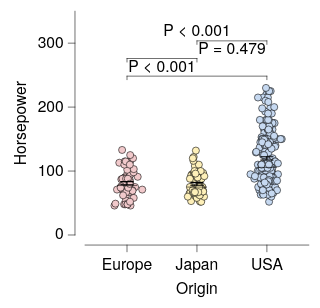

Describe this chart as a Vega-Lite specification.
### Vega-Lite specification from a JSON file in a GitHub repository (floating-point values rounded to 4 significant figures; data arrays with more than 128 entries replaced by an {"elided": "..."} marker saying what was removed)
{"background": null, "config": {"arc": {"fill": "#DBDBDB", "fillOpacity": 1.0, "innerRadius": 25.0, "padAngle": 0.03, "stroke": "black", "strokeOpacity": 1, "strokeWidth": 0.25}, "area": {"fill": "#DBDBDB", "fillOpacity": 1.0, "stroke": "black", "strokeOpacity": 1, "strokeWidth": 0.25}, "axis": {"domain": true, "domainCap": "round", "domainColor": "black", "domainWidth": 0.25, "grid": false, "gridCap": "round", "gridColor": "#F1F1F1", "gridDash": [0, 0], "gridOpacity": 1.0, "gridWidth": 0.25, "labelColor": "black", "labelFont": "HelveticaNeue", "labelFontSize": 7, "labelFontStyle": "normal", "labelFontWeight": 400, "offset": 4.5, "ticks": true, "tickCap": "round", "tickColor": "black", "tickRound": false, "tickSize": 3, "tickWidth": 0.25, "titleColor": "black", "titleFont": "HelveticaNeue", "titleFontSize": 7, "titleFontStyle": "normal", "titleFontWeight": 400}, "axisX": {"domain": true, "labelAlign": "center", "labelAngle": 0, "labels": true, "ticks": true, "translate": 0}, "axisY": {"domain": true, "labelAlign": "right", "labelAngle": 0, "labels": true, "ticks": true, "translate": 0}, "axisRight": {"domain": true, "labelAlign": "left", "labelAngle": 0, "labels": true, "ticks": true, "translate": 0}, "axisTop": {"domain": true, "labelAlign": "center", "labelAngle": 0, "labels": true, "ticks": true, "translate": 0}, "axisBand": {"tickOffset": 0}, "bar": {"fill": "#DBDBDB", "fillOpacity": 1.0, "stroke": "black", "strokeOpacity": 1, "strokeWidth": 0.25}, "boxplot": {"size": 9.0, "ticks": {"cornerRadius": 0.25, "fill": "black", "size": 4.5, "thickness": 0.25}, "box": {"fillOpacity": 1.0, "stroke": "black", "strokeOpacity": 1, "strokeWidth": 0.25}, "median": {"fill": "black", "fillOpacity": 1.0, "size": 9.0, "thickness": 0.25}, "rule": {"fill": "black", "fillOpacity": 1.0, "size": 10.0, "stroke": "black", "strokeDash": [0, 0], "strokeOpacity": 1, "strokeWidth": 0.25}, "outliers": {"color": "black", "fill": "black", "fillOpacity": 1.0, "size": 0, "stroke": "black", "strokeOpacity": 1, "strokeWidth": 0.25}}, "circle": {"fill": "black", "fillOpacity": 1.0, "size": 0.5, "stroke": null, "strokeOpacity": 1, "strokeWidth": 0.25}, "errorband": {"band": {"fillOpacity": 0.6, "stroke": null, "strokeWidth": 0.25, "strokeOpacity": 1}, "borders": {"opacity": 0, "strokeOpacity": 0.25, "strokeWidth": 1}}, "errorbar": {"opacity": 1, "rule": {"strokeDash": [0, 0], "strokeWidth": 0.5}, "ticks": {"color": "black", "cornerRadius": 0.25, "opacity": 1, "size": 6.0, "thickness": 0.5}, "thickness": 0.5}, "font": "HelveticaNeue", "geoshape": {"fill": "#DBDBDB", "fillOpacity": 1.0, "stroke": "black", "strokeOpacity": 1, "strokeWidth": 0.25}, "header": {"labelColor": "black", "labelFont": "HelveticaNeue", "labelFontSize": 7, "labelFontStyle": "normal", "labelFontWeight": 400, "titleColor": "black", "titleFont": "HelveticaNeue", "titleFontSize": 7, "titleFontStyle": "normal", "titleFontWeight": 400, "titlePadding": 0}, "legend": {"disable": false, "offset": 4.5, "gradientLength": 50.0, "gradientThickness": 5.0, "gradientOpacity": 1.0, "gradientStrokeColor": "black", "gradientStrokeWidth": 0.25, "labelColor": "black", "labelFont": "HelveticaNeue", "labelFontSize": 7, "labelFontStyle": "normal", "labelFontWeight": 400, "strokeColor": "black", "strokeWidth": 0, "symbolSize": 42, "symbolStrokeColor": "black", "symbolStrokeWidth": 0.25, "titleColor": "black", "titleFont": "HelveticaNeue", "titleFontSize": 7, "titleFontStyle": "normal", "titleFontWeight": 400}, "line": {"color": "black", "stroke": "black", "strokeCap": "round", "strokeDash": [0, 0], "strokeOpacity": 1, "strokeWidth": 0.375}, "point": {"filled": true, "fill": "#DBDBDB", "fillOpacity": 1.0, "size": 5.0, "stroke": "black", "strokeOpacity": 1, "strokeWidth": 0.25}, "range": {"category": ["#C6D9F1", "#F1C9CB", "#FEF0B9", "#CEE37A", "#7AA8E0", "#E589A3", "#FDDD5D", "#68B961", "#4177B1", "#C35082", "#E5C227", "#438156"], "diverging": {"scheme": ["#C35082", "#CE6D94", "#D989A7", "#E2A4BA", "#EABFCE", "#F1DBE2", "#F6F6F6", "#D7E0EB", "#B9CBE0", "#9BB6D5", "#7DA1C9", "#5F8CBD", "#4177B1"]}, "heatmap": {"scheme": ["#DFE9F7", "#C6D9F1", "#ADC8EC", "#94B8E6", "#7AA8E0", "#6097DA", "#4D87CA", "#4177B1", "#386898", "#2F597F", "#264A69", "#1D3A58"]}, "ordinal": {"scheme": ["#F1F1F1", "#DBDBDB", "#C6C6C6", "#B2B2B2", "#9D9D9D", "#898989", "#767676", "#636363", "#515151", "#404040", "#2F2F2F", "#1F1F1F"]}, "ramp": {"scheme": ["#DFE9F7", "#C6D9F1", "#ADC8EC", "#94B8E6", "#7AA8E0", "#6097DA", "#4D87CA", "#4177B1", "#386898", "#2F597F", "#264A69", "#1D3A58"]}}, "rule": {"color": "black", "stroke": "black", "strokeCap": "round", "strokeDash": [2, 2], "strokeOpacity": 1, "strokeWidth": 0.25}, "scale": {"bandPaddingInner": 0.1, "bandPaddingOuter": 0.1, "round": false}, "rect": {"fill": "#DBDBDB", "fillOpacity": 1.0, "stroke": "black", "strokeOpacity": 1, "strokeWidth": 0.25}, "square": {"fill": "#DBDBDB", "fillOpacity": 1.0, "size": 10.0, "stroke": "black", "strokeOpacity": 1, "strokeWidth": 0.25}, "text": {"color": "black", "font": "HelveticaNeue", "fontSize": 7, "fontStyle": "normal", "fontWeight": 400}, "title": {"anchor": "middle", "frame": "group", "color": "black", "font": "HelveticaNeue", "fontSize": 7, "fontStyle": "normal", "fontWeight": 400, "subtitleColor": "black", "subtitleFont": "HelveticaNeue", "subtitleFontSize": "HelveticaNeue", "subtitleFontStyle": "normal", "subtitleFontWeight": 400}, "view": {"continuousWidth": 100, "continuousHeight": 100, "discreteWidth": 100, "discreteHeight": 100, "fill": null, "stroke": null, "strokeWidth": 0.25}}, "layer": [{"data": {"name": "data-53eecb024a78fdc2be808dcfdc3af7a2"}, "mark": {"type": "circle", "opacity": 1.0, "size": 10.0, "stroke": "black", "strokeOpacity": 1, "strokeWidth": 0.25}, "encoding": {"color": {"field": "Origin", "legend": null, "sort": ["USA", "Europe", "Japan"], "title": null, "type": "nominal"}, "x": {"axis": {}, "field": "Origin", "sort": ["USA", "Europe", "Japan"], "title": "Origin", "type": "nominal"}, "xOffset": {"field": "jitter_x", "scale": {"domain": [-7.33, 7.33], "range": [5.17, 19.83]}, "type": "quantitative"}, "y": {"field": "Horsepower", "title": "Horsepower", "type": "quantitative"}}}, {"data": {"name": "data-6c4882663eaca411296217af4f5e04f9"}, "mark": {"type": "errorbar"}, "encoding": {"x": {"axis": {}, "field": "Origin", "sort": ["USA", "Europe", "Japan"], "title": "Origin", "type": "nominal"}, "y": {"field": "__mean", "title": "Horsepower", "type": "quantitative"}, "yError": {"field": "__error"}}}, {"data": {"name": "data-53eecb024a78fdc2be808dcfdc3af7a2"}, "mark": {"type": "boxplot", "box": {"fillOpacity": 0, "strokeOpacity": 0}, "outliers": {"opacity": 0}, "rule": {"strokeOpacity": 0}, "ticks": false}, "encoding": {"x": {"axis": {}, "field": "Origin", "sort": ["USA", "Europe", "Japan"], "title": "Origin", "type": "nominal"}, "y": {"field": "Horsepower", "title": "Horsepower", "type": "quantitative"}}}, {"layer": [{"layer": [{"data": {"values": [{"x": "USA", "x2": "Europe", "y": 248.4, "__dysonsphere__": 1}]}, "mark": {"type": "rule", "strokeCap": "round", "strokeDash": [0, 0], "strokeWidth": 0.25}, "encoding": {"x": {"field": "x", "type": "nominal"}, "x2": {"field": "x2"}, "y": {"field": "y", "type": "quantitative"}}}, {"data": {"values": [{"x": "USA", "y": 248.4, "y2": 242.9, "__dysonsphere__": 1}]}, "mark": {"type": "rule", "strokeCap": "round", "strokeDash": [0, 0], "strokeWidth": 0.25}, "encoding": {"x": {"field": "x", "type": "nominal"}, "y": {"field": "y", "type": "quantitative"}, "y2": {"field": "y2"}}}, {"data": {"values": [{"x": "Europe", "y": 248.4, "y2": 242.9, "__dysonsphere__": 1}]}, "mark": {"type": "rule", "strokeCap": "round", "strokeDash": [0, 0], "strokeWidth": 0.25}, "encoding": {"x": {"field": "x", "type": "nominal"}, "y": {"field": "y", "type": "quantitative"}, "y2": {"field": "y2"}}}, {"data": {"values": [{"y": 248.4, "label": "P < 0.001", "__dysonsphere__": 1}]}, "mark": {"type": "text", "align": "center", "dy": -4, "fontSize": 7}, "encoding": {"text": {"field": "label", "type": "nominal"}, "x": {"value": 34.38}, "y": {"field": "y", "type": "quantitative"}}}]}, {"layer": [{"data": {"values": [{"x": "Europe", "x2": "Japan", "y": 276.0, "__dysonsphere__": 1}]}, "mark": {"type": "rule", "strokeCap": "round", "strokeDash": [0, 0], "strokeWidth": 0.25}, "encoding": {"x": {"field": "x", "type": "nominal"}, "x2": {"field": "x2"}, "y": {"field": "y", "type": "quantitative"}}}, {"data": {"values": [{"x": "Europe", "y": 276.0, "y2": 270.5, "__dysonsphere__": 1}]}, "mark": {"type": "rule", "strokeCap": "round", "strokeDash": [0, 0], "strokeWidth": 0.25}, "encoding": {"x": {"field": "x", "type": "nominal"}, "y": {"field": "y", "type": "quantitative"}, "y2": {"field": "y2"}}}, {"data": {"values": [{"x": "Japan", "y": 276.0, "y2": 270.5, "__dysonsphere__": 1}]}, "mark": {"type": "rule", "strokeCap": "round", "strokeDash": [0, 0], "strokeWidth": 0.25}, "encoding": {"x": {"field": "x", "type": "nominal"}, "y": {"field": "y", "type": "quantitative"}, "y2": {"field": "y2"}}}, {"data": {"values": [{"y": 276.0, "label": "P = 0.479", "__dysonsphere__": 1}]}, "mark": {"type": "text", "align": "center", "dy": -4, "fontSize": 7}, "encoding": {"text": {"field": "label", "type": "nominal"}, "x": {"value": 65.62}, "y": {"field": "y", "type": "quantitative"}}}]}, {"layer": [{"data": {"values": [{"x": "USA", "x2": "Japan", "y": 303.6, "__dysonsphere__": 1}]}, "mark": {"type": "rule", "strokeCap": "round", "strokeDash": [0, 0], "strokeWidth": 0.25}, "encoding": {"x": {"field": "x", "type": "nominal"}, "x2": {"field": "x2"}, "y": {"field": "y", "type": "quantitative"}}}, {"data": {"values": [{"x": "USA", "y": 303.6, "y2": 298.1, "__dysonsphere__": 1}]}, "mark": {"type": "rule", "strokeCap": "round", "strokeDash": [0, 0], "strokeWidth": 0.25}, "encoding": {"x": {"field": "x", "type": "nominal"}, "y": {"field": "y", "type": "quantitative"}, "y2": {"field": "y2"}}}, {"data": {"values": [{"x": "Japan", "y": 303.6, "y2": 298.1, "__dysonsphere__": 1}]}, "mark": {"type": "rule", "strokeCap": "round", "strokeDash": [0, 0], "strokeWidth": 0.25}, "encoding": {"x": {"field": "x", "type": "nominal"}, "y": {"field": "y", "type": "quantitative"}, "y2": {"field": "y2"}}}, {"data": {"values": [{"y": 303.6, "label": "P < 0.001", "__dysonsphere__": 1}]}, "mark": {"type": "text", "align": "center", "dy": -4, "fontSize": 7}, "encoding": {"text": {"field": "label", "type": "nominal"}, "x": {"value": 50.0}, "y": {"field": "y", "type": "quantitative"}}}]}], "name": "__dysonsphere_ad261f2ac3d33226_9"}], "$schema": "https://vega.github.io/schema/vega-lite/v6.4.1.json", "datasets": {"data-53eecb024a78fdc2be808dcfdc3af7a2": {"elided": "400 records"}, "data-6c4882663eaca411296217af4f5e04f9": [{"Origin": "USA", "__mean": 119.9, "__error": 2.529, "__dysonsphere__": 1}, {"Origin": "Europe", "__mean": 81.0, "__error": 2.47, "__dysonsphere__": 1}, {"Origin": "Japan", "__mean": 79.84, "__error": 2.005, "__dysonsphere__": 1}]}}
